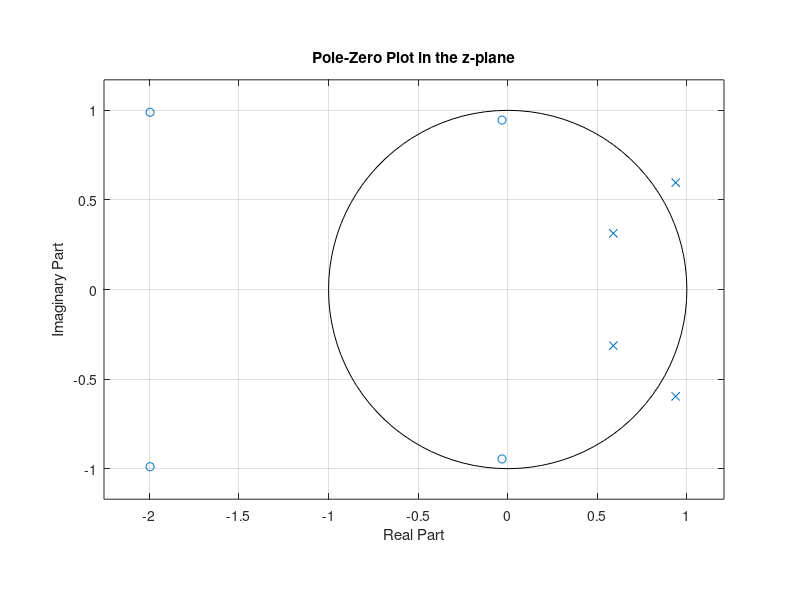
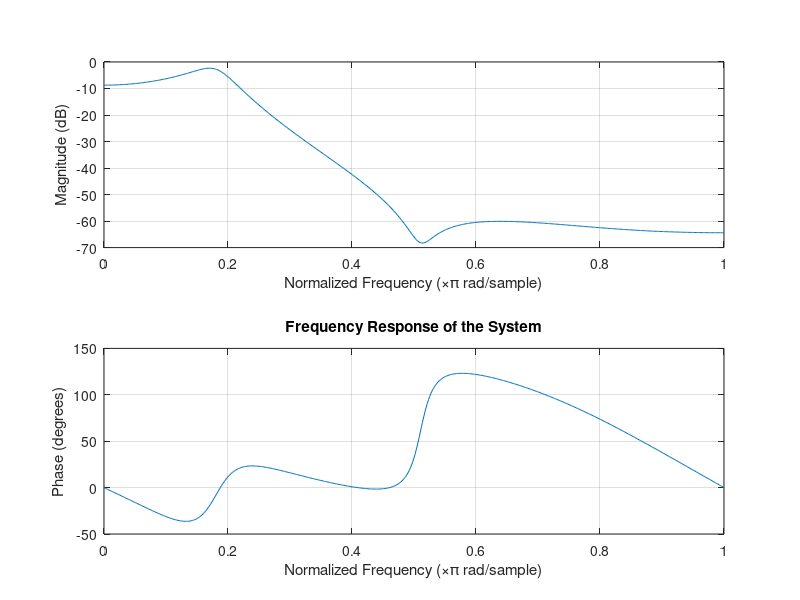
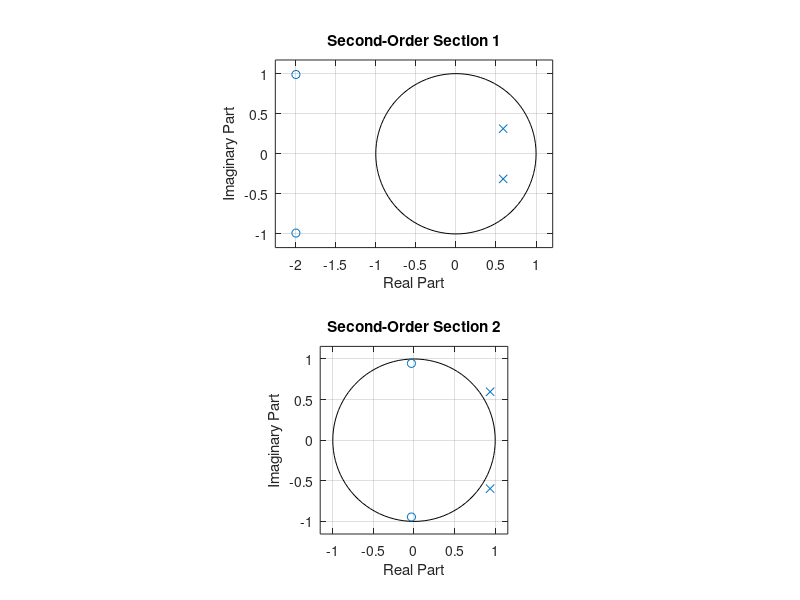

MATLAB code for these plots, in order:
% Numerator coefficients
num = [0.0018, 0.0073, 0.011, 0.007, 0.008];
 
% Denominator coefficients
den = [1, -3.0544, 3.8921, -2.2925, 0.55072];
 
% Create the transfer function
sys = tf(num, den, -1);
 
% Find poles and zeros
poles = pole(sys);
zeros = zero(sys);
 
% Plot poles and zeros in the z-plane
figure;
zplane(zeros, poles);
title('Pole-Zero Plot in the z-plane');
xlabel('Real Part');
ylabel('Imaginary Part');
grid on;
 
% Convert to second-order sections
[sos, g] = tf2sos(num, den);
 
% Display the second-order sections
disp('Second-order sections:');
disp(sos);
disp('Gain:');
disp(g);
 
% Frequency response of the system
figure;
freqz(num, den);
title('Frequency Response of the System');
grid on;
 
% Plot the signal flow graph for each second-order section
figure;
for i = 1:size(sos, 1)
    b = sos(i, 1:3);
    a = sos(i, 4:6);
    
    subplot(size(sos, 1), 1, i);
    zplane(b, a);
    title(['Second-Order Section ', num2str(i)]);
    xlabel('Real Part');
    ylabel('Imaginary Part');
    grid on;
end
